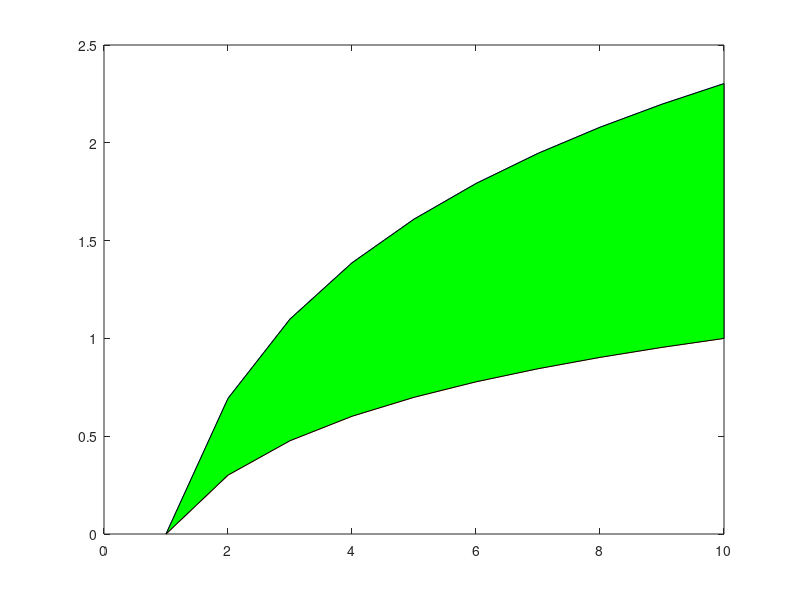

Write MATLAB code to recreate this figure.
figure(1);
x = 1:10
y1 = log(x)
y2 = log10(x);
plot(x, y1); hold on;
plot(x, y2); hold on;


x = [x, fliplr(x)];
y = [y1, fliplr(y2)];

fill(x, y, 'g');